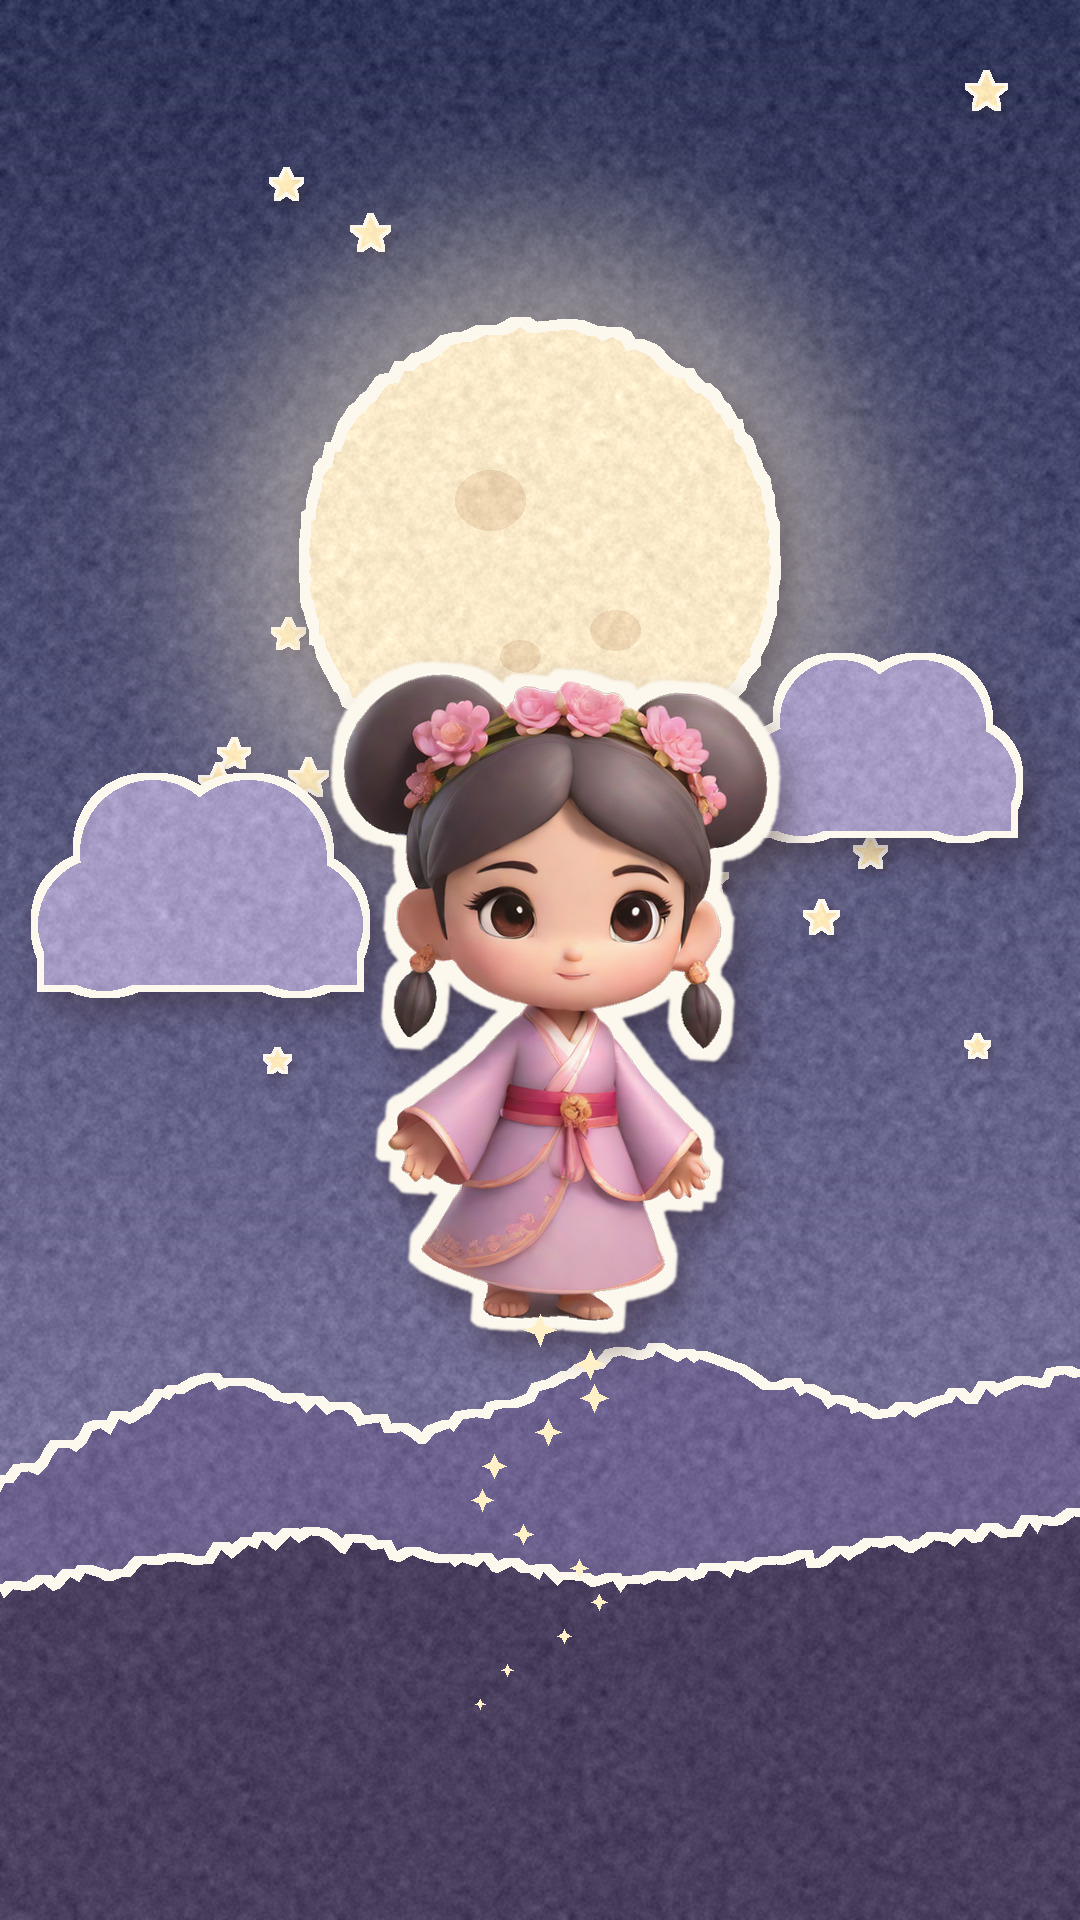

Reproduce this figure in Python.
# 風格測試：嫦娥飛上月亮（紙雕 + 分鏡圖風角色 + 安全區）
import math
from PIL import Image, ImageDraw
from paper import *

bg = paper_tex(vgrad(hex2('#2F3558'), hex2('#8F86B0')), 1.2).convert('RGBA')
# 星星紙片
for i in range(22):
    r = random.Random(i); x, y, s = r.uniform(60, 1020), r.uniform(80, 1100), r.uniform(10, 22)
    pts = [(x + math.cos(a * math.pi / 5 - math.pi / 2) * (s if a % 2 == 0 else s * .45), y + math.sin(a * math.pi / 5 - math.pi / 2) * (s if a % 2 == 0 else s * .45)) for a in range(10)]
    bg.alpha_composite(cutout((W, H), lambda d, p=pts: d.polygon(p, fill=255), hex2('#FFE9B8'), border=3, shadow=(3, 5, 4, .3)))
# 月亮（紙雕圓 + 光暈）
glow = Image.new('RGBA', (W, H), (255, 240, 205, 0)); ImageDraw.Draw(glow).ellipse((540 - 330, 560 - 330, 540 + 330, 560 + 330), fill=(255, 240, 205, 120))
bg.alpha_composite(glow.filter(ImageFilter.GaussianBlur(70)))
bg.alpha_composite(cutout((W, H), lambda d: d.polygon(torn([(540 + 230 * math.cos(a / 40 * 2 * math.pi), 560 + 230 * math.sin(a / 40 * 2 * math.pi)) for a in range(40)], 4, 1), fill=255), hex2('#FCEBCB'), border=10))
bg.alpha_composite(cutout((W, H), lambda d: [d.ellipse(b, fill=255) for b in ((455, 470, 525, 530), (590, 610, 640, 650), (500, 640, 540, 672))], hex2('#EED6B2'), border=0, shadow=None))
# 雲
def cloud(d, x, y, s):
    for cx, cy, r in ((0, 0, 70), (-80, 20, 55), (80, 20, 55), (-40, -40, 60), (40, -35, 65)):
        d.ellipse((x + (cx - r) * s, y + (cy - r) * s, x + (cx + r) * s, y + (cy + r) * s), fill=255)
    d.rectangle((x - 130 * s, y + 10 * s, x + 130 * s, y + 70 * s), fill=255)
bg.alpha_composite(cutout((W, H), lambda d: (cloud(d, 200, 900, 1.2), cloud(880, 760, 1.0) if False else cloud(d, 880, 760, 1.0)), hex2('#A69CC6'), border=7))
# 屋頂與山丘（撕紙層）
bg.alpha_composite(cutout((W, H), lambda d: d.polygon(torn([(-20, 1500), (200, 1380), (430, 1440), (650, 1350), (880, 1420), (1100, 1370), (1100, 1950), (-20, 1950)], 7, 2), fill=255), hex2('#6E6390'), border=8))
bg.alpha_composite(cutout((W, H), lambda d: d.polygon(torn([(-20, 1600), (300, 1540), (620, 1590), (1100, 1520), (1100, 1950), (-20, 1950)], 7, 3), fill=255), hex2('#4A3F5E'), border=8))
# 嫦娥紙偶（置中偏上，在安全區內）
ch = Image.open('change.png'); ch = ch.resize((int(ch.width * 640 / ch.height), 640), Image.LANCZOS)
st = sticker(ch).rotate(-4, Image.BICUBIC, expand=True)
bg.alpha_composite(st, (540 - st.width // 2, 1000 - st.height // 2))
# 星光拖尾
d = ImageDraw.Draw(bg)
for q in range(12):
    x, y = 540 + math.sin(q) * 60, 1330 + q * 34
    s = 16 - q
    d.polygon([(x, y - s), (x + s * .3, y - s * .3), (x + s, y), (x + s * .3, y + s * .3), (x, y + s), (x - s * .3, y + s * .3), (x - s, y), (x - s * .3, y - s * .3)], fill=(255, 240, 200, 230))
bg.convert('RGB').save('test_s5.png')
# 安全區示意
g = bg.copy(); d = ImageDraw.Draw(g)
d.rectangle((0, 0, W, SAFE[1]), fill=(255, 0, 0, 60)); d.rectangle((0, SAFE[3], W, H), fill=(255, 0, 0, 60)); d.rectangle((SAFE[2], SAFE[1], W, SAFE[3]), fill=(255, 0, 0, 60))
d.rectangle(SAFE, outline=(255, 80, 80), width=4)
g.convert('RGB').save('test_s5_safe.png')
